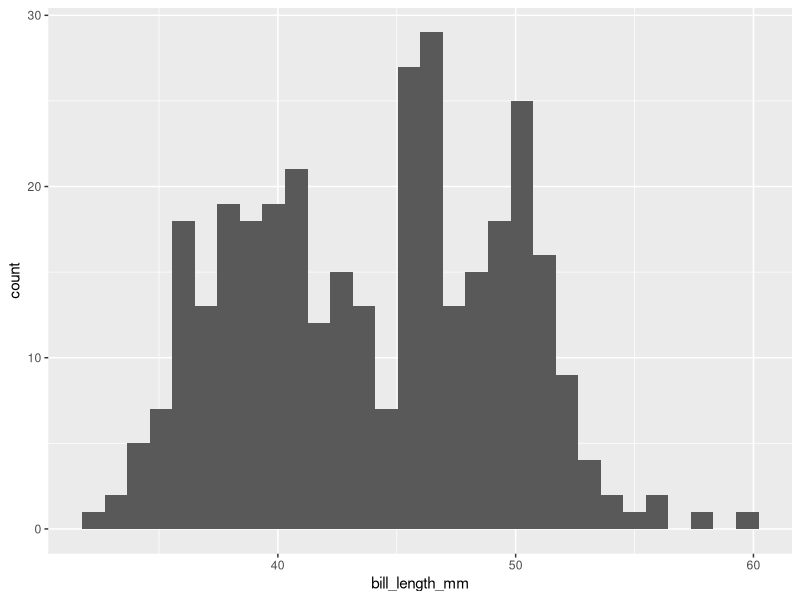
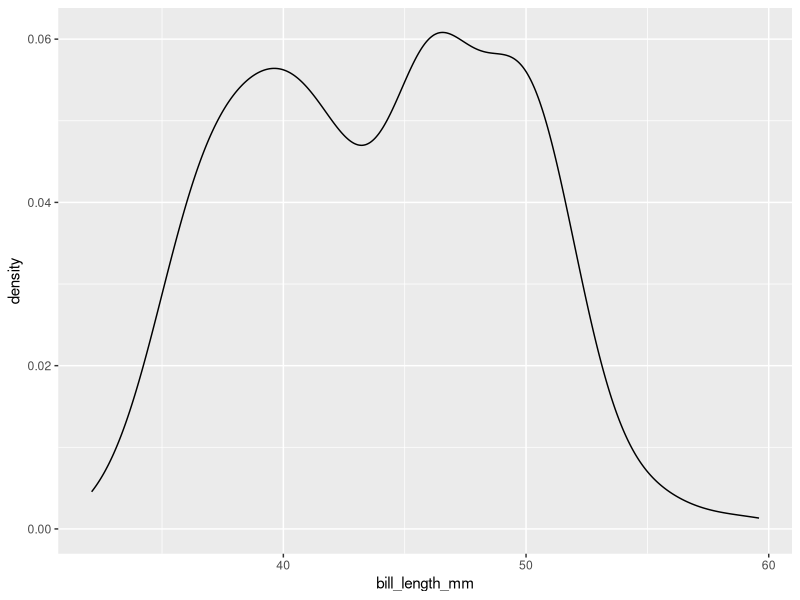
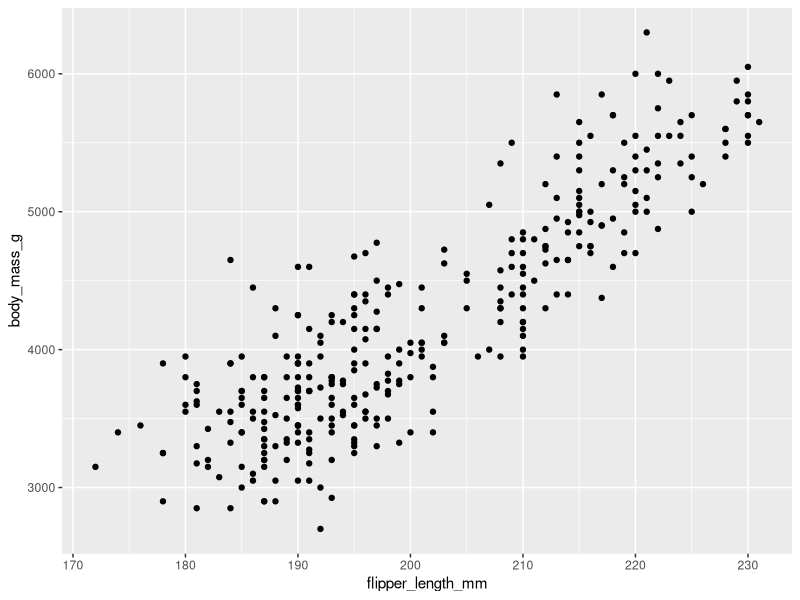
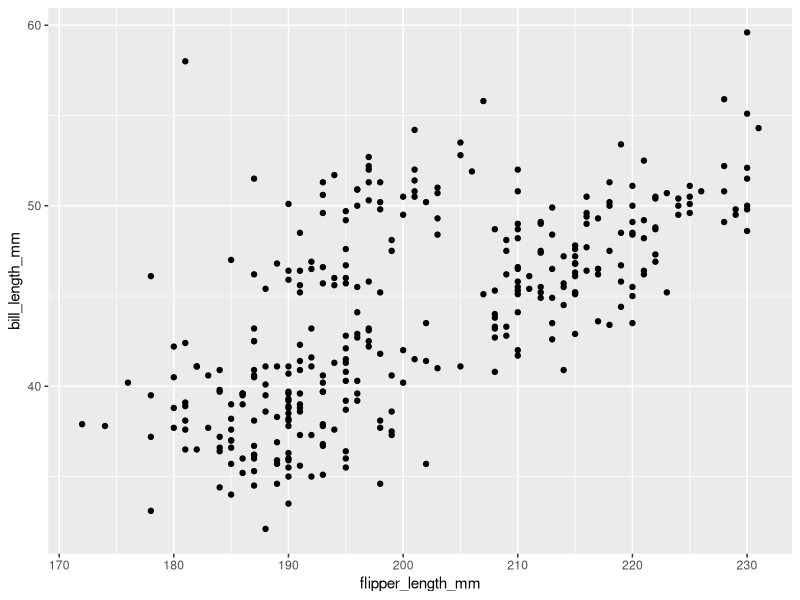
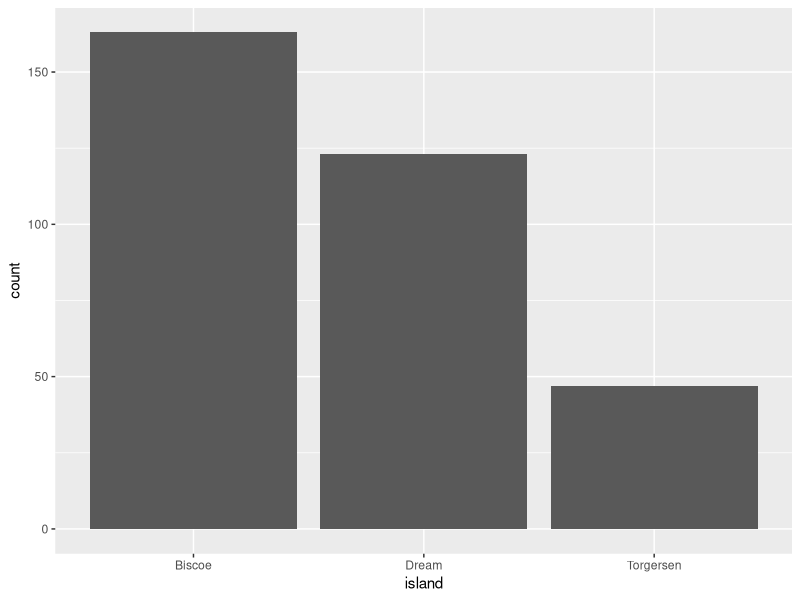
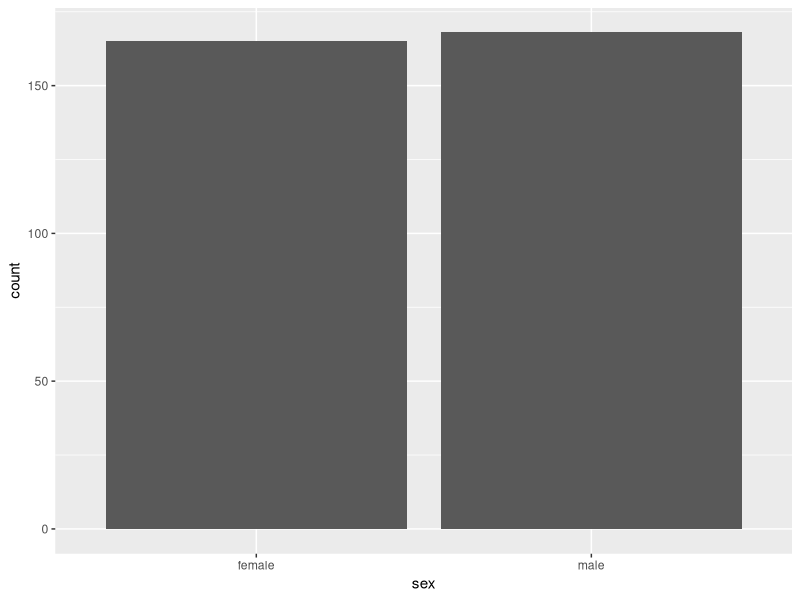
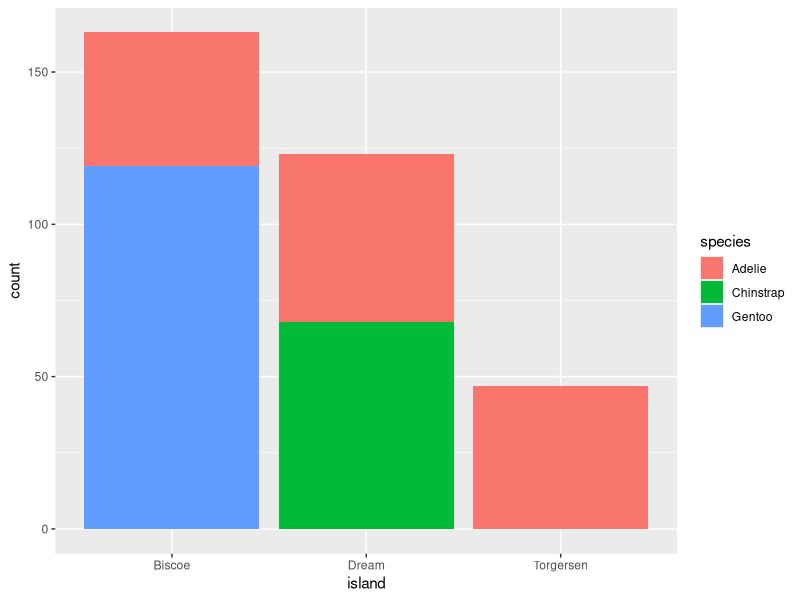
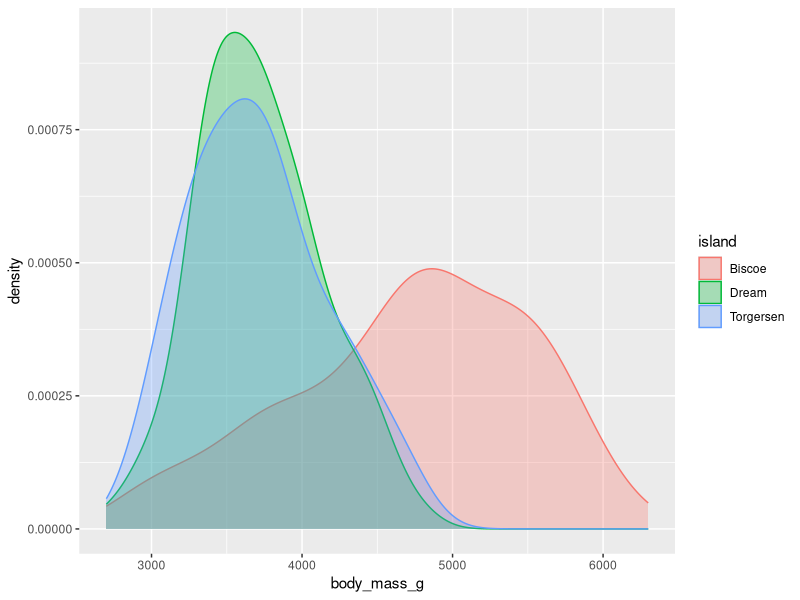

Generate these figures, in order, with R:
## ---- chunk 1
knitr::opts_chunk$set(echo = TRUE,warning = TRUE)
library(tidyverse)
library(palmerpenguins)
library(RColorBrewer)
## ---- chunk 2
names(penguins) # Column, i.e. Variable names
head(penguins) # first six rows
tail(penguins) # Last six rows
dim(penguins) # Size of dataset

# Check for missing data
any(is.na(penguins) == TRUE)
## ---- chunk 3
names(mpg) # Column, i.e. Variable names
head(mpg) # first six rows
tail(mpg) # Last six rows
dim(mpg) # Size of dataset

# Check for missing data
any(is.na(mpg) == TRUE)
## ---- chunk 4
penguins <- penguins %>% drop_na()
## ---- chunk 5
max(penguins$bill_length_mm)

range(penguins$bill_length_mm, na.rm =TRUE) 
# Note this. Try deleting this option!

ggplot(penguins) + geom_histogram(aes(x = bill_length_mm))
## ---- chunk 6

ggplot(penguins) + geom_density(aes(bill_length_mm))

## ---- chunk 7

ggplot(penguins) + geom_point(aes(x = flipper_length_mm, 
                                  y = body_mass_g))

## ---- chunk 8

ggplot(penguins) + 
  geom_point(aes(x = flipper_length_mm, y = bill_length_mm))
## ---- chunk 9
ggplot(penguins) + geom_bar(aes(x = island))
ggplot(penguins) + geom_bar(aes(x = sex))
## ---- chunk 10
ggplot(penguins) + geom_bar(aes(x = island, 
                                fill = species),
                            position = "stack")
## ---- chunk 11
ggplot(penguins) + 
    geom_density(aes(x = body_mass_g, 
                 color = island, 
                 fill = island), 
                 alpha = 0.3)
## ---- chunk 12
ggplot(penguins) + 
  geom_histogram(aes(x = flipper_length_mm,
                 fill = sex))

